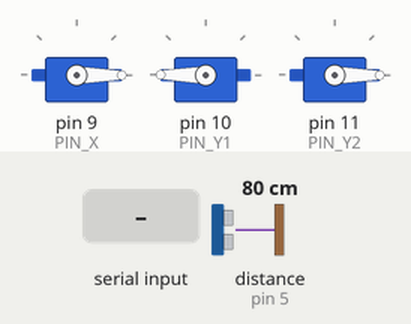
This sketch was run on a simulated Arduino Uno, built with avr-gcc and run on an emulated ATmega328P. On the bench: 3 × servo. Wiring (inferred from the names in the program): ultrasonic range finder: trigger pin 4; echo pin 5. The test bench sets the inputs (shaded band); at power-on: distance to the obstacle (sensor on pin 5) 80 cm. The echo pulse lasts 58.3 µs per cm.

Above: at 1.2 s.
1.3 s: "G" received over Serial
At 2.5 s:
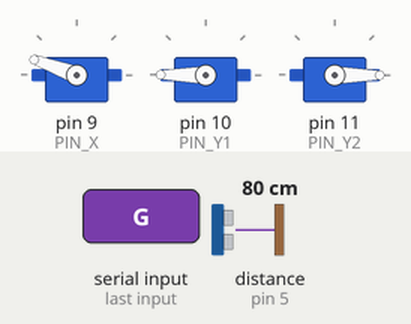
8.9 s: "M" received over Serial
At 9.5 s:
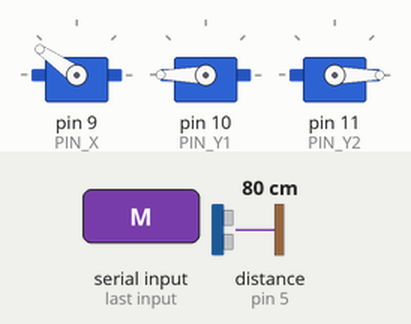
16.5 s: "P" received over Serial
At 17.7 s:
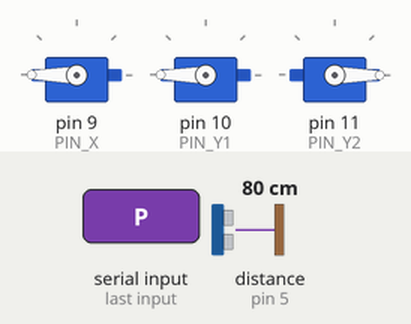
24.1 s: "L" received over Serial
At 24.7 s:
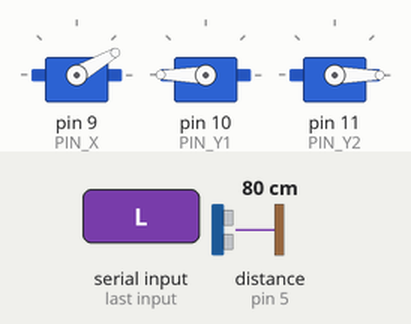
Timing chart, 0 to 31.7 s (numbered marks = the images above; inputs shaded):
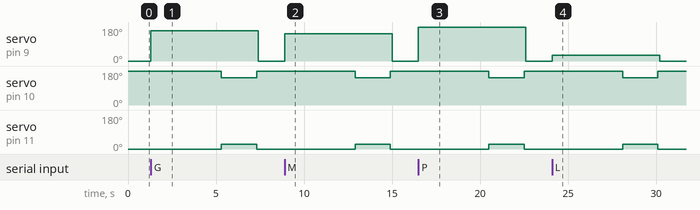

Measured:
- after the input at 1.3 s, servo on pin 9 (PIN_X): 0° → 160° at once, → 0° 6.1 s later; servo on pin 10 (PIN_Y1): 180° → 145° after 4.0 s, → 180° 2.0 s later; servo on pin 11 (PIN_Y2): 0° → 25° after 4.0 s, → 0° 2.0 s later
- after the input at 8.9 s, servo on pin 9 (PIN_X): 0° → 145° at once, → 0° 6.1 s later; servo on pin 10 (PIN_Y1): 180° → 145° after 4.0 s, → 180° 2.0 s later; servo on pin 11 (PIN_Y2): 0° → 25° after 4.0 s, → 0° 2.0 s later
- after the input at 16.5 s, servo on pin 9 (PIN_X): 0° → 180° at once, → 0° 6.1 s later; servo on pin 10 (PIN_Y1): 180° → 145° after 4.0 s, → 180° 2.0 s later; servo on pin 11 (PIN_Y2): 0° → 25° after 4.0 s, → 0° 2.0 s later
- after the input at 24.1 s, servo on pin 9 (PIN_X): 0° → 30° at once, → 0° 6.1 s later; servo on pin 10 (PIN_Y1): 180° → 145° after 4.0 s, → 180° 2.0 s later; servo on pin 11 (PIN_Y2): 0° → 25° after 4.0 s, → 0° 2.0 s later

The sketch:

trush.ino
```cpp
#include <Servo.h>
#include <SoftwareSerial.h>

// 1. ESP32 시리얼 통신 (아두이노 D2: RX, D3: TX)
SoftwareSerial espSerial(2, 3);

// 2. 서보모터 3개 선언
Servo servoX;
Servo servoY1;
Servo servoY2;

// 핀 번호
const int PIN_X  = 9;
const int PIN_Y1 = 10;
const int PIN_Y2 = 11;

// X축 방향 각도
const int ANGLE_X_REST    = 0;
const int ANGLE_X_PLASTIC = 30;
const int ANGLE_X_METAL   = 145;
const int ANGLE_X_GLASS   = 160;
const int ANGLE_X_PAPER   = 180;

// Y축 뚜껑 기울기 각도
const int Y1_FLAT = 180;
const int Y2_FLAT = 0;
const int Y1_DROP = 145;
const int Y2_DROP = 25;

// 3. 단일 초음파 센서 핀 설정
const int TRIG_PIN = 4;
const int ECHO_PIN = 5;

// 쓰레기 감지 기준 거리 (센서로부터 쓰레기까지 5cm 이내면 꽉 참으로 판단)
const int FULL_THRESHOLD_CM = 5;

// 주기적 감지 타이머
unsigned long lastCheckTime = 0;
const unsigned long CHECK_INTERVAL = 3000; // 3초마다 체크

void setup() {
  Serial.begin(9600);    // PC 파이썬 통신
  espSerial.begin(9600); // ESP32 통신

  servoX.attach(PIN_X);
  servoY1.attach(PIN_Y1);
  servoY2.attach(PIN_Y2);

  pinMode(TRIG_PIN, OUTPUT);
  pinMode(ECHO_PIN, INPUT);

  resetAllServos();
}

void loop() {
  // 1. 파이썬(YOLO) 신호 수신 시 모터 동작
  if (Serial.available() > 0) {
    char command = Serial.read();

    switch (command) {
      case 'G': processDrop(ANGLE_X_GLASS); break;
      case 'M': processDrop(ANGLE_X_METAL); break;
      case 'P': processDrop(ANGLE_X_PAPER); break;
      case 'L': processDrop(ANGLE_X_PLASTIC); break;
      default: break;
    }
  }

  // 2. 3초마다 초음파 센서 거리 측정
  if (millis() - lastCheckTime > CHECK_INTERVAL) {
    lastCheckTime = millis();
    checkTrashLevel();
  }
}

// 거리 측정 함수 (cm)
long getDistance() {
  digitalWrite(TRIG_PIN, LOW);
  delayMicroseconds(2);
  digitalWrite(TRIG_PIN, HIGH);
  delayMicroseconds(10);
  digitalWrite(TRIG_PIN, LOW);

  long duration = pulseIn(ECHO_PIN, HIGH, 30000);
  if (duration == 0) return 999;
  return duration * 0.034 / 2;
}

// 만차 체크 및 ESP32 전송
void checkTrashLevel() {
  long distance = getDistance();

  if (distance <= FULL_THRESHOLD_CM) {
    espSerial.println("FULL:TRASH");
    Serial.println("[ALERT] 쓰레기통 만차 감지!");
  }
}

void processDrop(int targetAngleX) {
  servoX.write(targetAngleX);
  delay(4000);

  servoY1.write(Y1_DROP);
  servoY2.write(Y2_DROP);
  delay(2000);

  servoY1.write(Y1_FLAT);
  servoY2.write(Y2_FLAT);
  delay(100);

  servoX.write(ANGLE_X_REST);

  // 투입 직후 용량 점검
  checkTrashLevel();
}

void resetAllServos() {
  servoX.write(ANGLE_X_REST);
  servoY1.write(Y1_FLAT);
  servoY2.write(Y2_FLAT);
}
```
